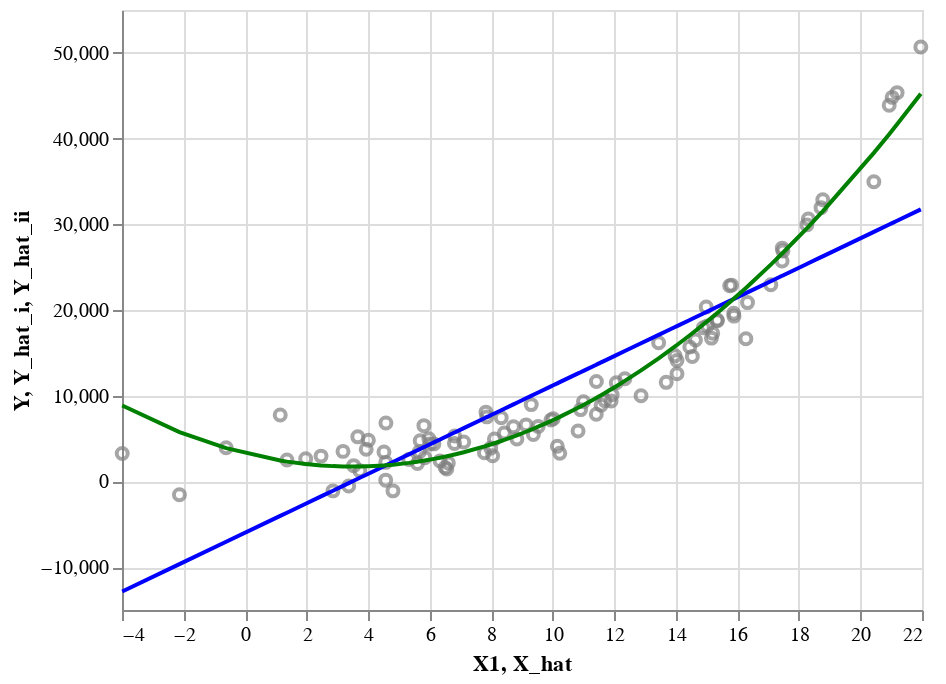

Here is the notebook cell this chart was saved with:
### Code cell
# Plot data and two fitted models. Select fitted models by updating 'n_i' and 'n_ii'.
f_plot_data_and_two_models(df_data = df_data1, df_results = df_results1, n_i = 1, n_ii = 2, b_split = False)

### Figure 1 — Vega-Lite specification as saved in the notebook (floating-point values rounded to 4 significant figures)
{"config": {"view": {"continuousWidth": 400, "continuousHeight": 300}}, "layer": [{"data": {"name": "data-31bb606c7e14ea8fdc4f7501bac9a9eb"}, "mark": {"type": "point", "color": "grey"}, "encoding": {"x": {"field": "X1", "type": "quantitative"}, "y": {"field": "Y", "type": "quantitative"}}}, {"data": {"name": "data-1b7a6529cb369652c5e748104e1e0898"}, "mark": {"type": "line", "color": "blue"}, "encoding": {"x": {"field": "X_hat", "type": "quantitative"}, "y": {"field": "Y_hat_i", "type": "quantitative"}}}, {"data": {"name": "data-1b7a6529cb369652c5e748104e1e0898"}, "mark": {"type": "line", "color": "green"}, "encoding": {"x": {"field": "X_hat", "type": "quantitative"}, "y": {"field": "Y_hat_ii", "type": "quantitative"}}}], "$schema": "https://vega.github.io/schema/vega-lite/v4.17.0.json", "datasets": {"data-31bb606c7e14ea8fdc4f7501bac9a9eb": [{"Y": 3257.0, "X1": -3.993}, {"Y": -1563.0, "X1": -2.133}, {"Y": 3937.0, "X1": -0.6155}, {"Y": 7744.0, "X1": 1.142}, {"Y": 2502.0, "X1": 1.362}, {"Y": 2637.0, "X1": 1.97}, {"Y": 2953.0, "X1": 2.469}, {"Y": -1102.0, "X1": 2.857}, {"Y": 3506.0, "X1": 3.183}, {"Y": -535.8, "X1": 3.369}, {"Y": 1841.0, "X1": 3.53}, {"Y": 5201.0, "X1": 3.663}, {"Y": 1255.0, "X1": 3.731}, {"Y": 3761.0, "X1": 3.937}, {"Y": 4797.0, "X1": 4.008}, {"Y": 3434.0, "X1": 4.514}, {"Y": 148.0, "X1": 4.57}, {"Y": 2225.0, "X1": 4.572}, {"Y": 6810.0, "X1": 4.577}, {"Y": -1100.0, "X1": 4.806}, {"Y": 2555.0, "X1": 5.321}, {"Y": 2103.0, "X1": 5.602}, {"Y": 3473.0, "X1": 5.666}, {"Y": 4738.0, "X1": 5.691}, {"Y": 6508.0, "X1": 5.812}, {"Y": 2763.0, "X1": 5.844}, {"Y": 4983.0, "X1": 5.973}, {"Y": 4374.0, "X1": 6.01}, {"Y": 4380.0, "X1": 6.136}, {"Y": 2400.0, "X1": 6.338}, {"Y": 1616.0, "X1": 6.501}, {"Y": 1440.0, "X1": 6.556}, {"Y": 2154.0, "X1": 6.606}, {"Y": 4422.0, "X1": 6.805}, {"Y": 5304.0, "X1": 6.811}, {"Y": 4609.0, "X1": 7.107}, {"Y": 3337.0, "X1": 7.78}, {"Y": 8084.0, "X1": 7.828}, {"Y": 7531.0, "X1": 7.855}, {"Y": 3888.0, "X1": 7.983}, {"Y": 3001.0, "X1": 8.046}, {"Y": 4957.0, "X1": 8.104}, {"Y": 7423.0, "X1": 8.325}, {"Y": 5645.0, "X1": 8.426}, {"Y": 6374.0, "X1": 8.722}, {"Y": 4950.0, "X1": 8.835}, {"Y": 6599.0, "X1": 9.132}, {"Y": 8962.0, "X1": 9.3}, {"Y": 5473.0, "X1": 9.37}, {"Y": 6422.0, "X1": 9.526}, {"Y": 7160.0, "X1": 9.941}, {"Y": 7316.0, "X1": 10.01}, {"Y": 4105.0, "X1": 10.15}, {"Y": 3284.0, "X1": 10.23}, {"Y": 5873.0, "X1": 10.82}, {"Y": 8379.0, "X1": 10.91}, {"Y": 9299.0, "X1": 11.0}, {"Y": 7831.0, "X1": 11.41}, {"Y": 11650.0, "X1": 11.42}, {"Y": 8883.0, "X1": 11.57}, {"Y": 9431.0, "X1": 11.69}, {"Y": 9384.0, "X1": 11.9}, {"Y": 10100.0, "X1": 11.93}, {"Y": 11500.0, "X1": 12.06}, {"Y": 11990.0, "X1": 12.34}, {"Y": 9991.0, "X1": 12.87}, {"Y": 16180.0, "X1": 13.44}, {"Y": 11560.0, "X1": 13.69}, {"Y": 14660.0, "X1": 13.97}, {"Y": 14120.0, "X1": 14.04}, {"Y": 12570.0, "X1": 14.04}, {"Y": 15680.0, "X1": 14.45}, {"Y": 14580.0, "X1": 14.54}, {"Y": 16510.0, "X1": 14.64}, {"Y": 17930.0, "X1": 14.89}, {"Y": 20360.0, "X1": 14.99}, {"Y": 18130.0, "X1": 15.02}, {"Y": 16720.0, "X1": 15.16}, {"Y": 17300.0, "X1": 15.2}, {"Y": 18830.0, "X1": 15.35}, {"Y": 18740.0, "X1": 15.35}, {"Y": 22820.0, "X1": 15.75}, {"Y": 22900.0, "X1": 15.81}, {"Y": 19630.0, "X1": 15.88}, {"Y": 19280.0, "X1": 15.89}, {"Y": 16650.0, "X1": 16.28}, {"Y": 20860.0, "X1": 16.33}, {"Y": 22940.0, "X1": 17.09}, {"Y": 25710.0, "X1": 17.45}, {"Y": 27210.0, "X1": 17.46}, {"Y": 26880.0, "X1": 17.48}, {"Y": 29930.0, "X1": 18.26}, {"Y": 30610.0, "X1": 18.3}, {"Y": 31940.0, "X1": 18.72}, {"Y": 32860.0, "X1": 18.77}, {"Y": 34970.0, "X1": 20.44}, {"Y": 43900.0, "X1": 20.93}, {"Y": 44810.0, "X1": 21.03}, {"Y": 45360.0, "X1": 21.19}, {"Y": 50670.0, "X1": 21.96}], "data-1b7a6529cb369652c5e748104e1e0898": [{"X_hat": -3.993, "Y_hat_i": -12840.0, "Y_hat_ii": 8859.0}, {"X_hat": -2.133, "Y_hat_i": -9651.0, "Y_hat_ii": 5757.0}, {"X_hat": -0.6155, "Y_hat_i": -7044.0, "Y_hat_ii": 3878.0}, {"X_hat": 1.142, "Y_hat_i": -4025.0, "Y_hat_ii": 2435.0}, {"X_hat": 1.362, "Y_hat_i": -3648.0, "Y_hat_ii": 2310.0}, {"X_hat": 1.97, "Y_hat_i": -2603.0, "Y_hat_ii": 2028.0}, {"X_hat": 2.469, "Y_hat_i": -1747.0, "Y_hat_ii": 1867.0}, {"X_hat": 2.857, "Y_hat_i": -1080.0, "Y_hat_ii": 1786.0}, {"X_hat": 3.183, "Y_hat_i": -520.2, "Y_hat_ii": 1747.0}, {"X_hat": 3.369, "Y_hat_i": -200.7, "Y_hat_ii": 1737.0}, {"X_hat": 3.53, "Y_hat_i": 75.65, "Y_hat_ii": 1736.0}, {"X_hat": 3.663, "Y_hat_i": 305.2, "Y_hat_ii": 1739.0}, {"X_hat": 3.731, "Y_hat_i": 420.9, "Y_hat_ii": 1743.0}, {"X_hat": 3.937, "Y_hat_i": 776.1, "Y_hat_ii": 1761.0}, {"X_hat": 4.008, "Y_hat_i": 898.2, "Y_hat_ii": 1770.0}, {"X_hat": 4.514, "Y_hat_i": 1766.0, "Y_hat_ii": 1870.0}, {"X_hat": 4.57, "Y_hat_i": 1863.0, "Y_hat_ii": 1885.0}, {"X_hat": 4.572, "Y_hat_i": 1866.0, "Y_hat_ii": 1886.0}, {"X_hat": 4.577, "Y_hat_i": 1875.0, "Y_hat_ii": 1887.0}, {"X_hat": 4.806, "Y_hat_i": 2268.0, "Y_hat_ii": 1957.0}, {"X_hat": 5.321, "Y_hat_i": 3152.0, "Y_hat_ii": 2164.0}, {"X_hat": 5.602, "Y_hat_i": 3636.0, "Y_hat_ii": 2306.0}, {"X_hat": 5.666, "Y_hat_i": 3746.0, "Y_hat_ii": 2341.0}, {"X_hat": 5.691, "Y_hat_i": 3788.0, "Y_hat_ii": 2355.0}, {"X_hat": 5.812, "Y_hat_i": 3997.0, "Y_hat_ii": 2425.0}, {"X_hat": 5.844, "Y_hat_i": 4051.0, "Y_hat_ii": 2444.0}, {"X_hat": 5.973, "Y_hat_i": 4273.0, "Y_hat_ii": 2524.0}, {"X_hat": 6.01, "Y_hat_i": 4335.0, "Y_hat_ii": 2547.0}, {"X_hat": 6.136, "Y_hat_i": 4553.0, "Y_hat_ii": 2631.0}, {"X_hat": 6.338, "Y_hat_i": 4899.0, "Y_hat_ii": 2772.0}, {"X_hat": 6.501, "Y_hat_i": 5179.0, "Y_hat_ii": 2893.0}, {"X_hat": 6.556, "Y_hat_i": 5273.0, "Y_hat_ii": 2936.0}, {"X_hat": 6.606, "Y_hat_i": 5359.0, "Y_hat_ii": 2975.0}, {"X_hat": 6.805, "Y_hat_i": 5702.0, "Y_hat_ii": 3139.0}, {"X_hat": 6.811, "Y_hat_i": 5712.0, "Y_hat_ii": 3144.0}, {"X_hat": 7.107, "Y_hat_i": 6220.0, "Y_hat_ii": 3406.0}, {"X_hat": 7.78, "Y_hat_i": 7376.0, "Y_hat_ii": 4085.0}, {"X_hat": 7.828, "Y_hat_i": 7459.0, "Y_hat_ii": 4138.0}, {"X_hat": 7.855, "Y_hat_i": 7505.0, "Y_hat_ii": 4168.0}, {"X_hat": 7.983, "Y_hat_i": 7725.0, "Y_hat_ii": 4312.0}, {"X_hat": 8.046, "Y_hat_i": 7832.0, "Y_hat_ii": 4384.0}, {"X_hat": 8.104, "Y_hat_i": 7933.0, "Y_hat_ii": 4452.0}, {"X_hat": 8.325, "Y_hat_i": 8312.0, "Y_hat_ii": 4719.0}, {"X_hat": 8.426, "Y_hat_i": 8486.0, "Y_hat_ii": 4845.0}, {"X_hat": 8.722, "Y_hat_i": 8994.0, "Y_hat_ii": 5228.0}, {"X_hat": 8.835, "Y_hat_i": 9187.0, "Y_hat_ii": 5380.0}, {"X_hat": 9.132, "Y_hat_i": 9698.0, "Y_hat_ii": 5796.0}, {"X_hat": 9.3, "Y_hat_i": 9986.0, "Y_hat_ii": 6041.0}, {"X_hat": 9.37, "Y_hat_i": 10110.0, "Y_hat_ii": 6146.0}, {"X_hat": 9.526, "Y_hat_i": 10380.0, "Y_hat_ii": 6384.0}, {"X_hat": 9.941, "Y_hat_i": 11090.0, "Y_hat_ii": 7043.0}, {"X_hat": 10.01, "Y_hat_i": 11210.0, "Y_hat_ii": 7165.0}, {"X_hat": 10.15, "Y_hat_i": 11440.0, "Y_hat_ii": 7390.0}, {"X_hat": 10.23, "Y_hat_i": 11580.0, "Y_hat_ii": 7525.0}, {"X_hat": 10.82, "Y_hat_i": 12600.0, "Y_hat_ii": 8592.0}, {"X_hat": 10.91, "Y_hat_i": 12740.0, "Y_hat_ii": 8748.0}, {"X_hat": 11.0, "Y_hat_i": 12900.0, "Y_hat_ii": 8923.0}, {"X_hat": 11.41, "Y_hat_i": 13620.0, "Y_hat_ii": 9744.0}, {"X_hat": 11.42, "Y_hat_i": 13620.0, "Y_hat_ii": 9751.0}, {"X_hat": 11.57, "Y_hat_i": 13890.0, "Y_hat_ii": 10060.0}, {"X_hat": 11.69, "Y_hat_i": 14100.0, "Y_hat_ii": 10320.0}, {"X_hat": 11.9, "Y_hat_i": 14450.0, "Y_hat_ii": 10750.0}, {"X_hat": 11.93, "Y_hat_i": 14510.0, "Y_hat_ii": 10820.0}, {"X_hat": 12.06, "Y_hat_i": 14730.0, "Y_hat_ii": 11110.0}, {"X_hat": 12.34, "Y_hat_i": 15210.0, "Y_hat_ii": 11730.0}, {"X_hat": 12.87, "Y_hat_i": 16120.0, "Y_hat_ii": 12950.0}, {"X_hat": 13.44, "Y_hat_i": 17100.0, "Y_hat_ii": 14360.0}, {"X_hat": 13.69, "Y_hat_i": 17520.0, "Y_hat_ii": 14990.0}, {"X_hat": 13.97, "Y_hat_i": 18010.0, "Y_hat_ii": 15750.0}, {"X_hat": 14.04, "Y_hat_i": 18120.0, "Y_hat_ii": 15910.0}, {"X_hat": 14.04, "Y_hat_i": 18120.0, "Y_hat_ii": 15920.0}, {"X_hat": 14.45, "Y_hat_i": 18840.0, "Y_hat_ii": 17060.0}, {"X_hat": 14.54, "Y_hat_i": 18980.0, "Y_hat_ii": 17290.0}, {"X_hat": 14.64, "Y_hat_i": 19150.0, "Y_hat_ii": 17580.0}, {"X_hat": 14.89, "Y_hat_i": 19590.0, "Y_hat_ii": 18310.0}, {"X_hat": 14.99, "Y_hat_i": 19750.0, "Y_hat_ii": 18580.0}, {"X_hat": 15.02, "Y_hat_i": 19810.0, "Y_hat_ii": 18680.0}, {"X_hat": 15.16, "Y_hat_i": 20040.0, "Y_hat_ii": 19080.0}, {"X_hat": 15.2, "Y_hat_i": 20120.0, "Y_hat_ii": 19210.0}, {"X_hat": 15.35, "Y_hat_i": 20370.0, "Y_hat_ii": 19660.0}, {"X_hat": 15.35, "Y_hat_i": 20370.0, "Y_hat_ii": 19660.0}, {"X_hat": 15.75, "Y_hat_i": 21070.0, "Y_hat_ii": 20900.0}, {"X_hat": 15.81, "Y_hat_i": 21170.0, "Y_hat_ii": 21090.0}, {"X_hat": 15.88, "Y_hat_i": 21290.0, "Y_hat_ii": 21300.0}, {"X_hat": 15.89, "Y_hat_i": 21300.0, "Y_hat_ii": 21330.0}, {"X_hat": 16.28, "Y_hat_i": 21970.0, "Y_hat_ii": 22570.0}, {"X_hat": 16.33, "Y_hat_i": 22060.0, "Y_hat_ii": 22750.0}, {"X_hat": 17.09, "Y_hat_i": 23360.0, "Y_hat_ii": 25300.0}, {"X_hat": 17.45, "Y_hat_i": 23990.0, "Y_hat_ii": 26590.0}, {"X_hat": 17.46, "Y_hat_i": 24000.0, "Y_hat_ii": 26600.0}, {"X_hat": 17.48, "Y_hat_i": 24030.0, "Y_hat_ii": 26670.0}, {"X_hat": 18.26, "Y_hat_i": 25370.0, "Y_hat_ii": 29530.0}, {"X_hat": 18.3, "Y_hat_i": 25450.0, "Y_hat_ii": 29710.0}, {"X_hat": 18.72, "Y_hat_i": 26160.0, "Y_hat_ii": 31290.0}, {"X_hat": 18.77, "Y_hat_i": 26260.0, "Y_hat_ii": 31510.0}, {"X_hat": 20.44, "Y_hat_i": 29110.0, "Y_hat_ii": 38330.0}, {"X_hat": 20.93, "Y_hat_i": 29970.0, "Y_hat_ii": 40510.0}, {"X_hat": 21.03, "Y_hat_i": 30130.0, "Y_hat_ii": 40940.0}, {"X_hat": 21.19, "Y_hat_i": 30410.0, "Y_hat_ii": 41660.0}, {"X_hat": 21.96, "Y_hat_i": 31730.0, "Y_hat_ii": 45220.0}]}}
